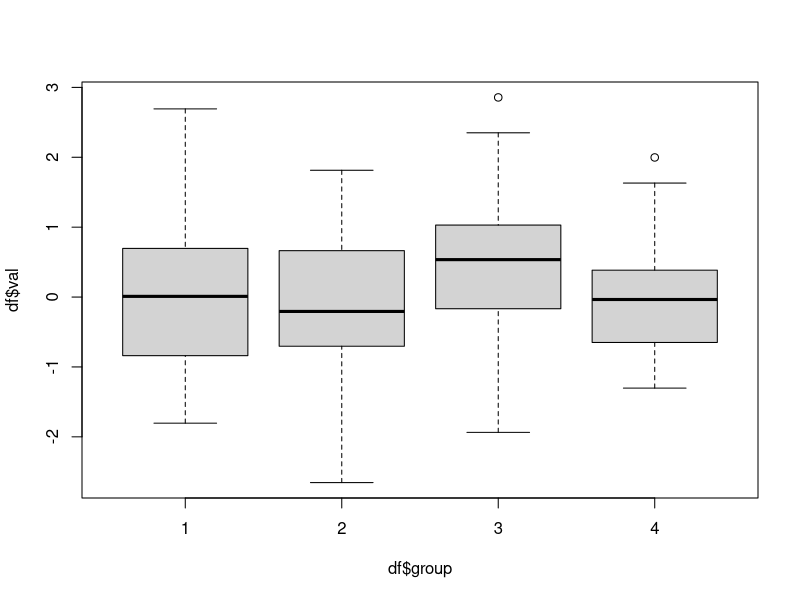
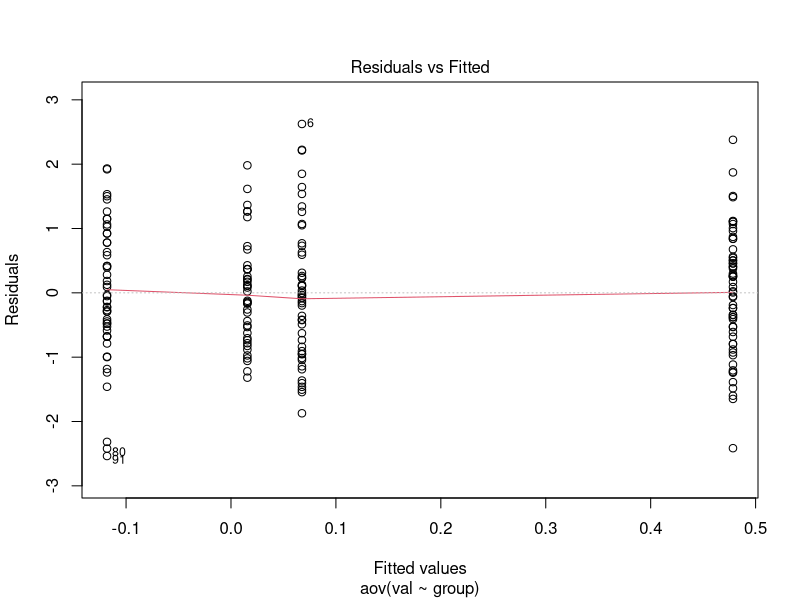
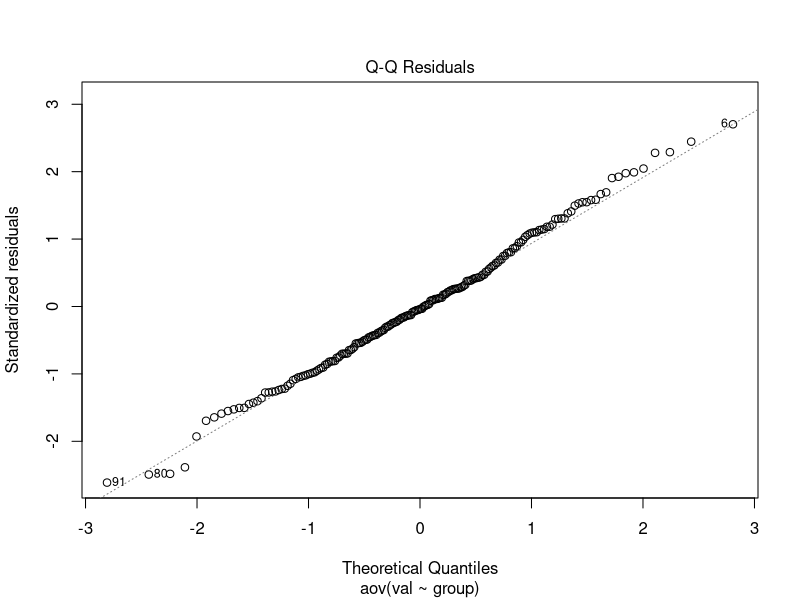
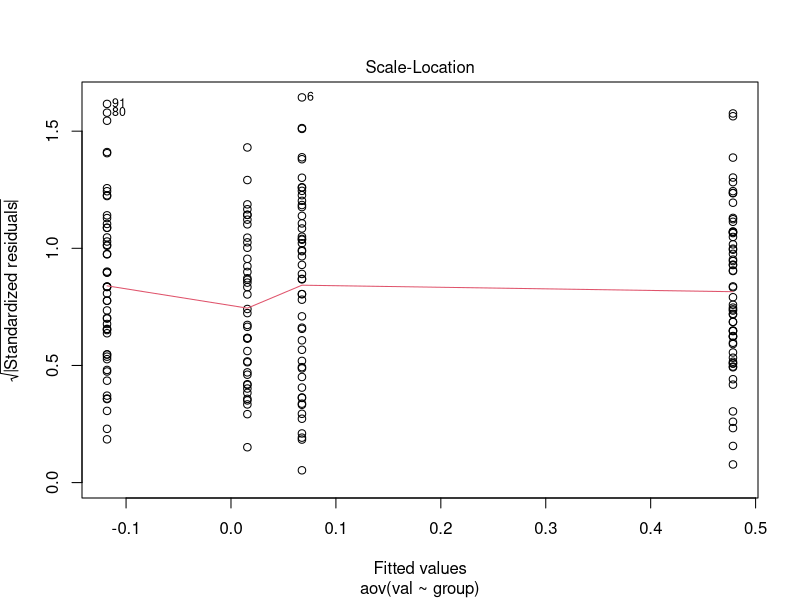
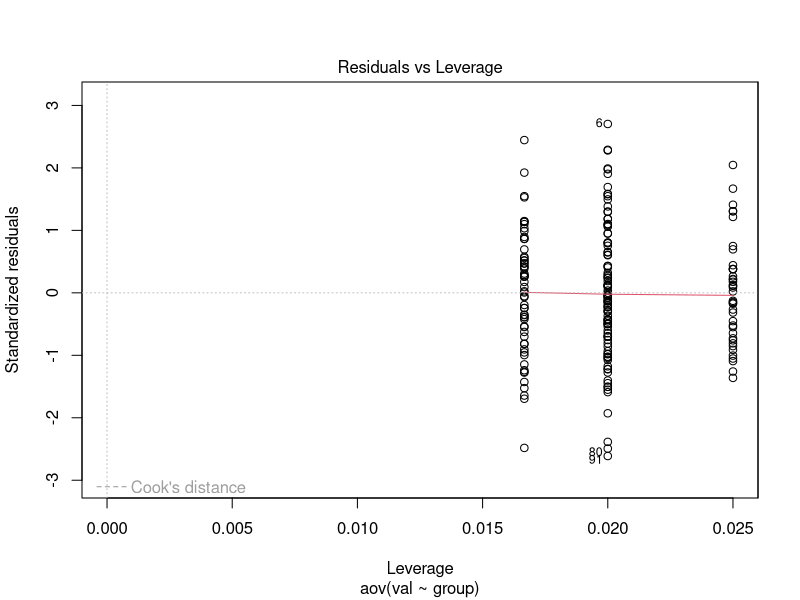
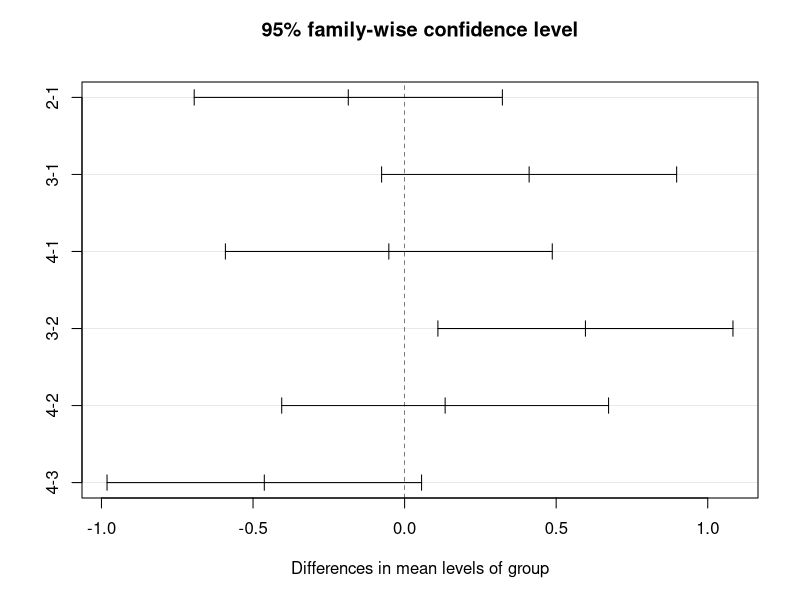
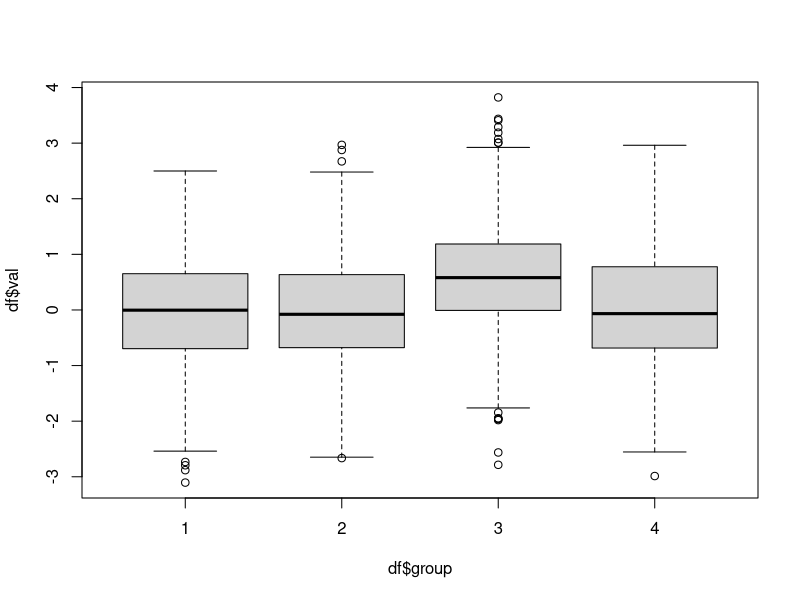
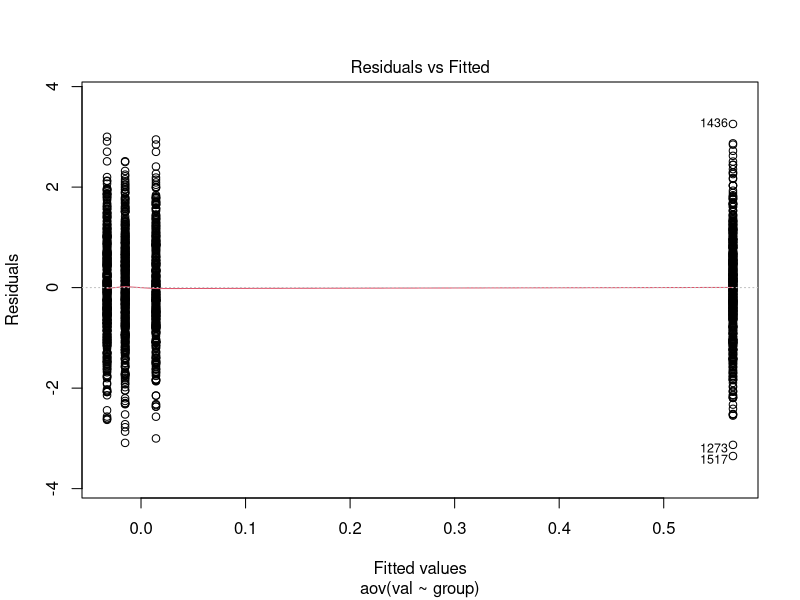

The R script that drew these images, in order:
##--------------------------------------------
##
## Class: PCE 350 Data Science Methods Class
##
## ANOVA
##
##--------------------------------------------

##-----ANOVA Example-----
df = data.frame('group'=c(rep(1,50),
                          rep(2,50),
                          rep(3,60),
                          rep(4,40)),
                'val' = c(rnorm(50, mean=0, sd=1),
                          rnorm(50, mean=0, sd=1),
                          rnorm(60, mean=0.5, sd=1),
                          rnorm(40, mean=0, sd=1)))
df$group = factor(df$group) # Make sure your groups are a factor (for further analysis below)

boxplot(df$val ~ df$group)
df_aov = aov(val ~ group, data = df)
summary(df_aov)
plot(df_aov)

# we get statistics on the groups and total residuals:
# DF = degrees of freedom
# Sum Sq = sum of squares
# Mean Sq = Mean Squared Error
# F -value = our statistic based on a ratio of Mean Square Errors
# Pr(>F) = p-value for the NULL hypothesis that all groups are the same.

# BUT WHICH GROUP IS DIFFERENT? ANOVA does not tell us which.  We need 
#  to further test to find out.

tukey_anova = TukeyHSD(df_aov)  # Tukey's Range test:
tukey_anova
# This test is built on the distribution of testing two means (say mean1 and mean2),
#   and the statistic is given by (mean1 - mean2)/sd(both samples)
#   Know that this statistic has a known (albeit uncommon) distribution and this allows us
#   (or R) to create multiple hypotheses (pairwise tests).
plot(tukey_anova)

## Try more samples
df = data.frame('group'=c(rep(1,500),
                          rep(2,500),
                          rep(3,600),
                          rep(4,400)),
                'val' = c(rnorm(500, mean=0, sd=1),
                          rnorm(500, mean=0, sd=1),
                          rnorm(600, mean=0.5, sd=1),
                          rnorm(400, mean=0, sd=1)))
df$group = factor(df$group) # Make sure your groups are a factor (for further analysis below)

boxplot(df$val ~ df$group)
df_aov = aov(val ~ group, data = df)
summary(df_aov)
plot(df_aov)

## And the Tukey ANOVA
tukey_anova = TukeyHSD(df_aov)  # Tukey's Range test:
tukey_anova
plot(tukey_anova)


## Try greater effect size
df = data.frame('group'=c(rep(1,50),
                          rep(2,50),
                          rep(3,60),
                          rep(4,40)),
                'val' = c(rnorm(50, mean=0, sd=1),
                          rnorm(50, mean=0.5, sd=1),
                          rnorm(60, mean=1.0, sd=1),
                          rnorm(40, mean=0, sd=1)))
df$group = factor(df$group) # Make sure your groups are a factor (for further analysis below)

boxplot(df$val ~ df$group)
df_aov = aov(val ~ group, data = df)
summary(df_aov)
plot(df_aov)

## And the Tukey ANOVA
tukey_anova = TukeyHSD(df_aov)  # Tukey's Range test:
tukey_anova
plot(tukey_anova)
